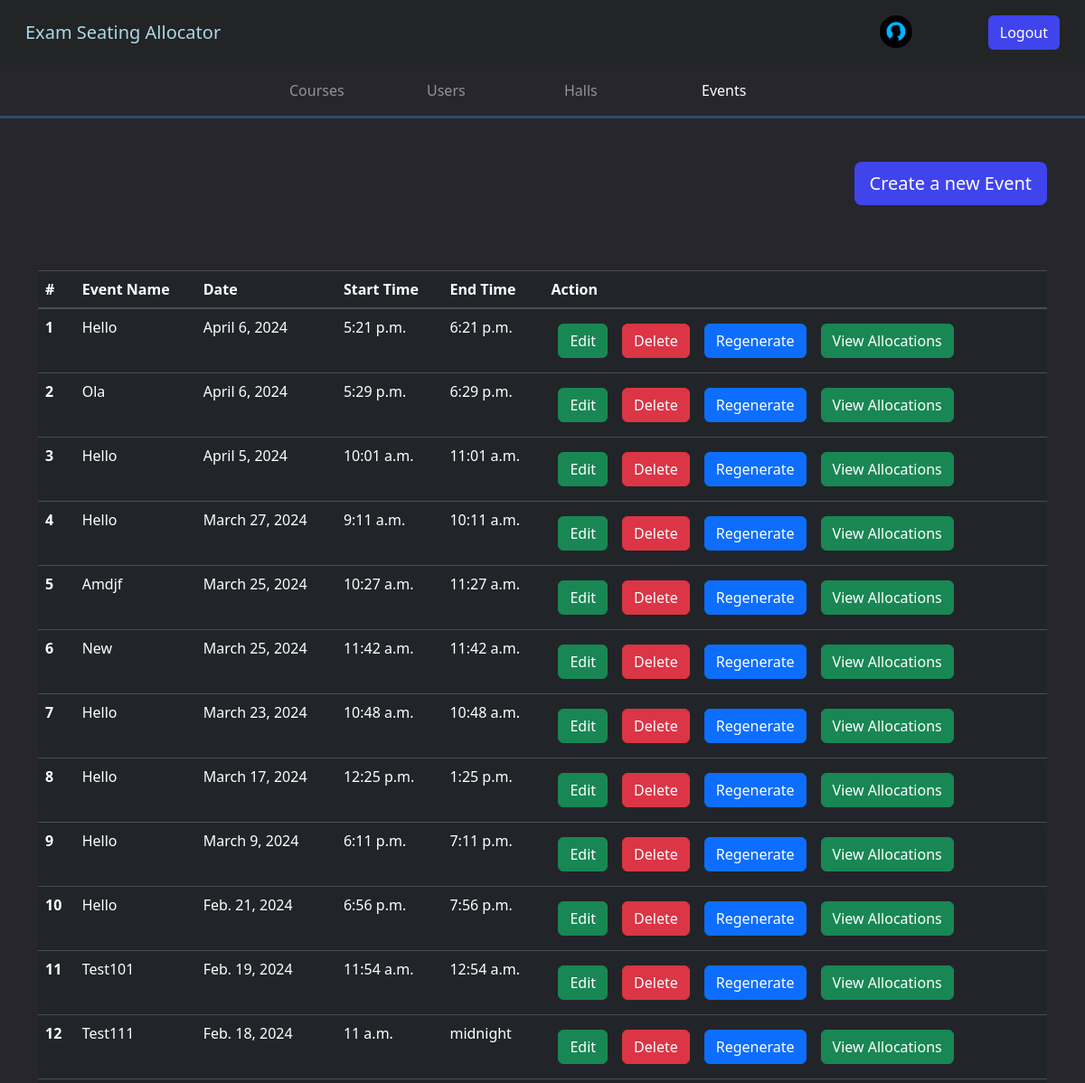
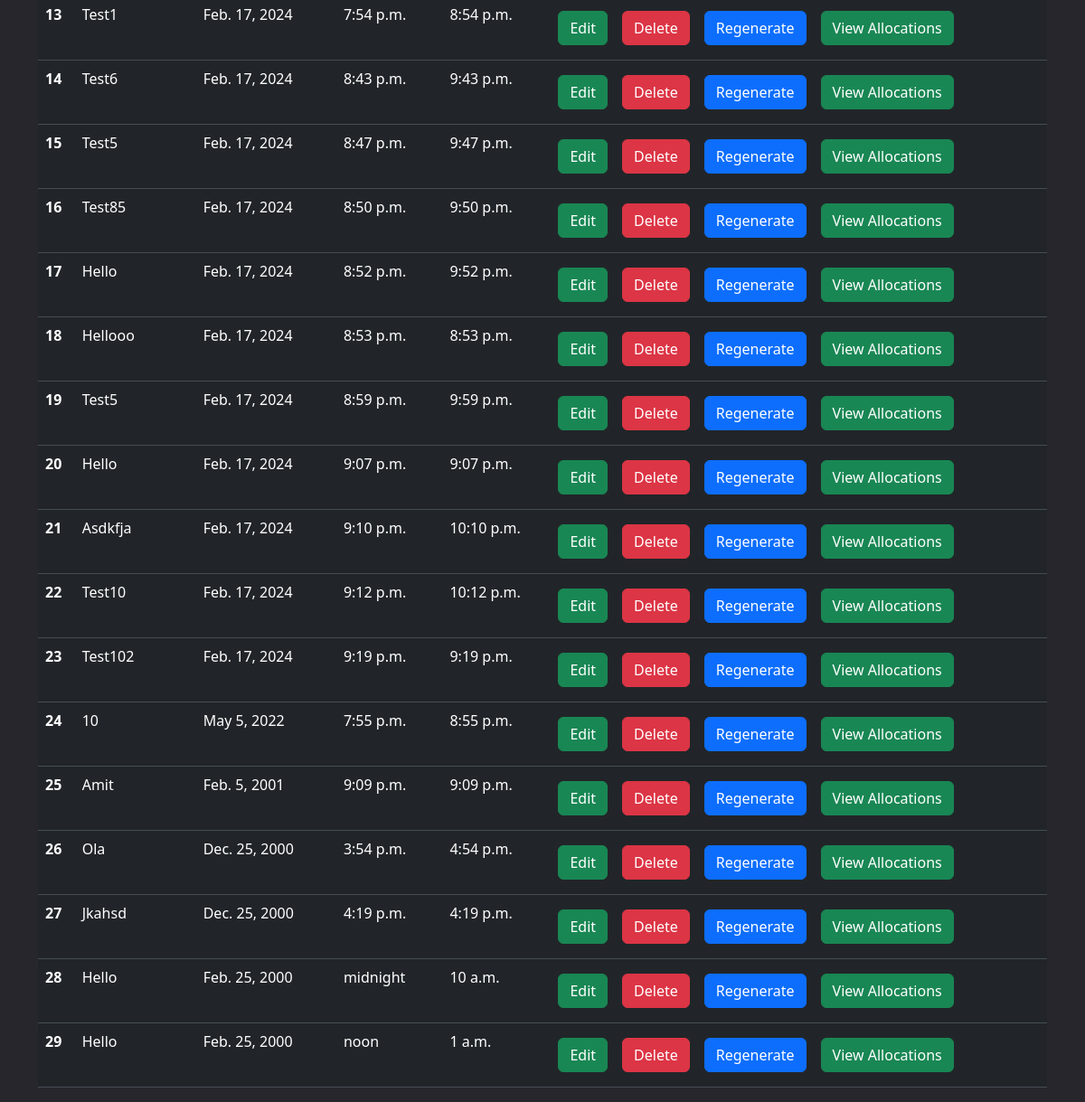
The page /admin_events_view/ (signed in) on the database as committed earlier (2 pictures, top to bottom).
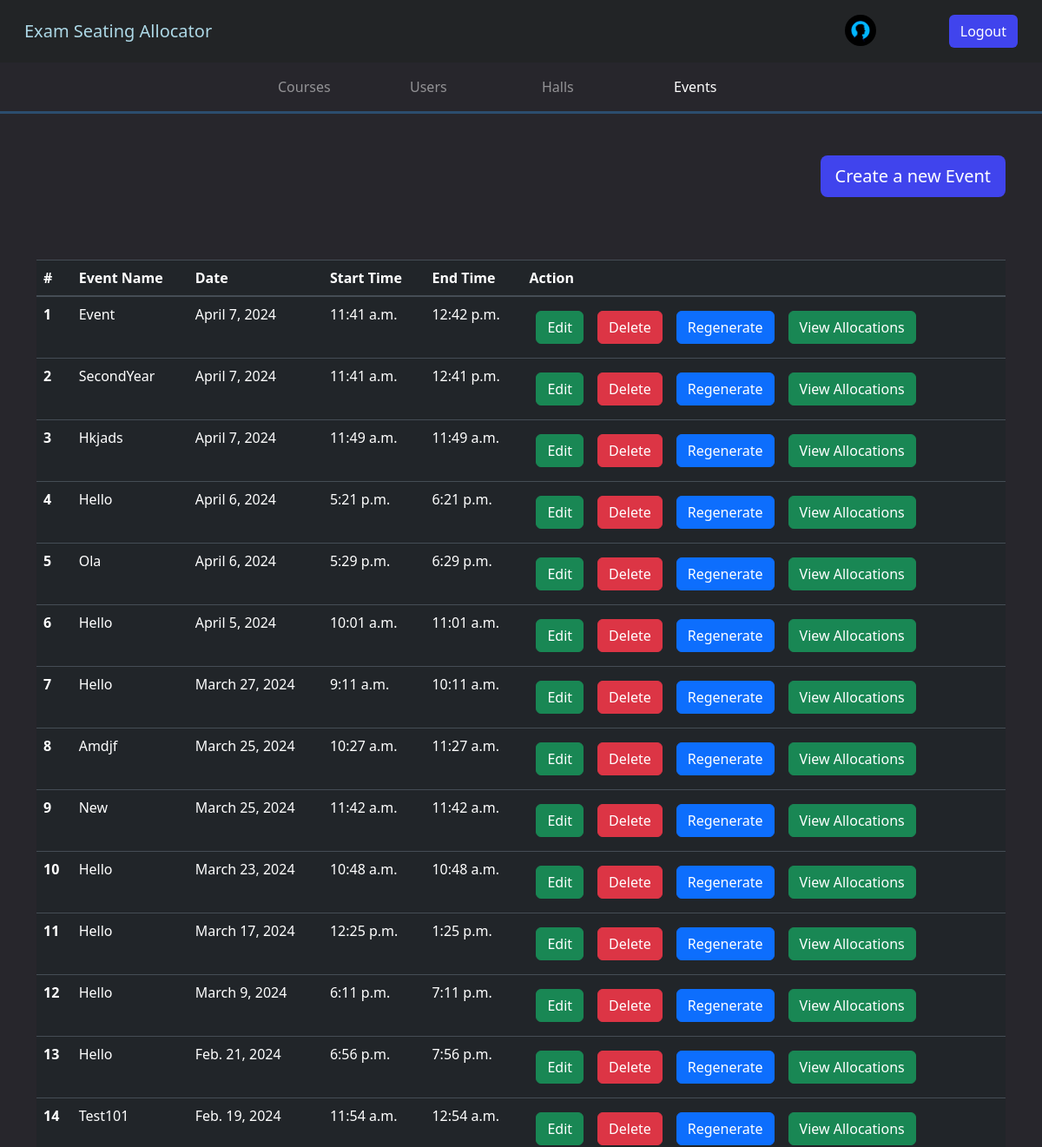
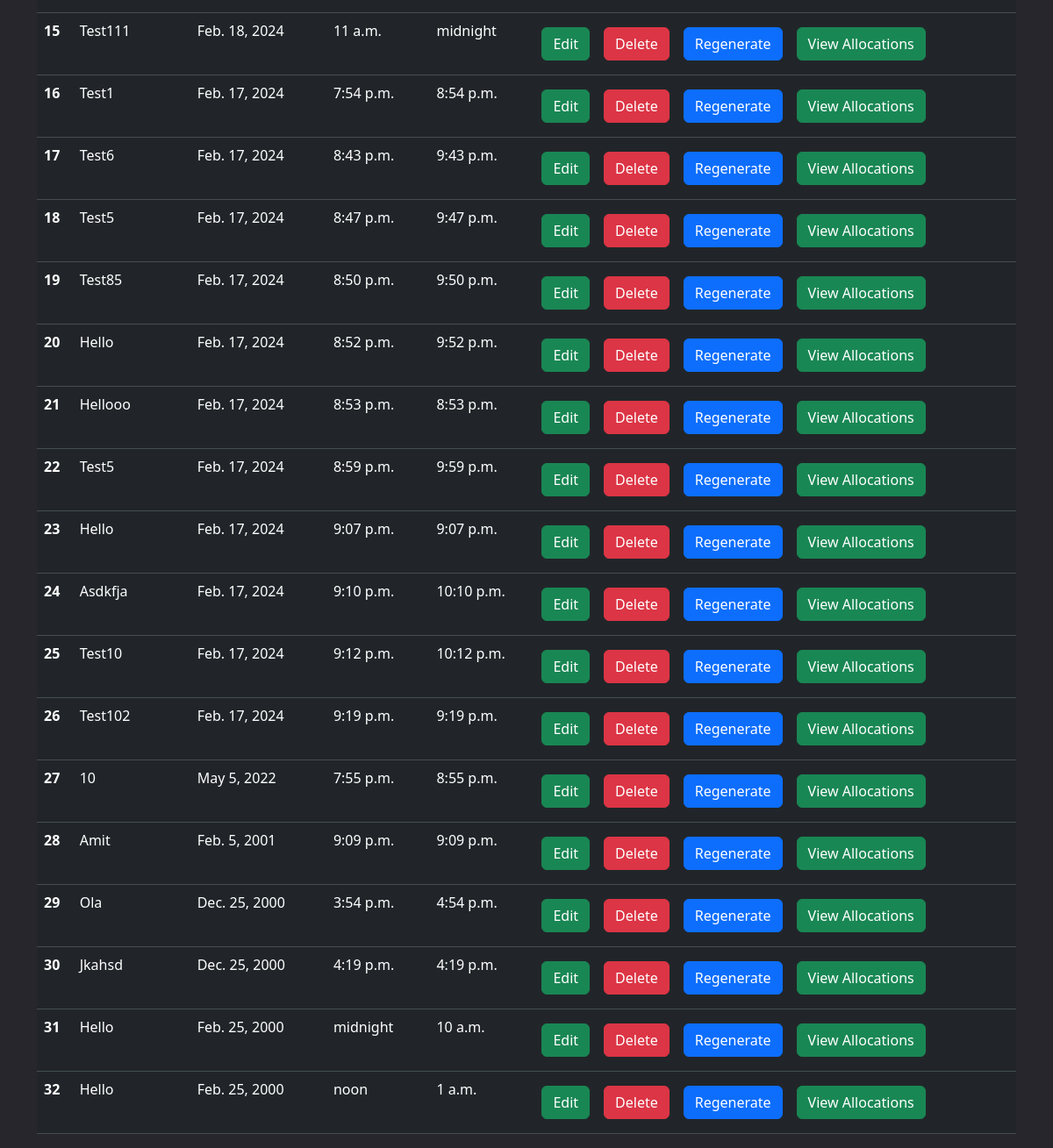
The same page on the database as committed later (2 pictures, top to bottom).
### api/models.py (models this page shows)
class User(AbstractUser):
    user_type = models.CharField(max_length=20, choices=USER_TYPES)
    user_image = models.ImageField(
        upload_to="Users",
    )
    groups = models.ManyToManyField(Group, related_name="api_users")
    user_permissions = models.ManyToManyField(Permission, related_name="api_users")

class Event(models.Model):
    name = models.CharField(max_length=100, blank=True)
    date = models.DateField()
    start_time = models.TimeField()
    end_time = models.TimeField()

### api/views.py (the view)
# urls.py: path("admin_events_view/", admin_events_view, name="admin_events_view"),
@user_passes_test(is_admin, login_url="login_page")
def admin_events_view(request):
    events = Event.objects.all().order_by("-date")
    context = {"homeurl": "admin_home", "page_url": "event", "events": events}
    return render(request, "viewEvents.html", context)

### api/views.py (called while the page is built)
def is_admin(user):
    return user.groups.filter(name="RTEs").exists()

### api/templates/viewEvents.html
{% extends "base.html" %} {% block start %} {% csrf_token %}
<div class="container mt-5">
  {% if not user.user_type == "teacher" %}
  <div class="d-flex justify-content-end">
    <a class="btn register-button btn-lg" href="/create_new_event/">Create a new Event</a>
  </div>
  <br>
  {% endif %}
  <table class="table mt-5 table-dark">
    <thead>
      <tr>
        <th scope="col">#</th>
        <th scope="col">Event Name</th>
        <th scope="col">Date</th>
        <th scope="col">Start Time</th>
        <th scope="col">End Time</th>
        <th scope="col">Action</th>
      </tr>
    </thead>
    <tbody>
      {% for event in events %}
      <tr>
        <th scope="row">{{ forloop.counter }}</th>
        <td>{{ event.name|capfirst }}</td>
        <td>{{ event.date }}</td>
        <td>{{ event.start_time }}</td>
        <td>{{ event.end_time }}</td>
        <td>
          {% if not user.user_type == "teacher" %}
          <a href="/edit_event/{{ event.id }}" class="btn btn-success m-2">Edit</button>
          <a href="/delete_event/{{ event.id }}" class="btn btn-danger m-2" onclick="return confirm('Are you sure you want to delete this event?');">Delete</button>
          <a href="/regenerate_allocations/{{ event.id }}" class="btn btn-primary m-2" onclick="return confirm('Are you sure you want to regenerate allocations for this event?');">Regenerate</button>
          {% endif %}
          <a href="/view_seat_allocations{% if user.user_type == "teacher" %}_teacher{% endif %}/{{ event.id }}" class="btn btn-success m-2">View Allocations</button>
        </td>
      </tr>
      {% endfor %}
    </tbody>
  </table>
</div>
{% endblock %}

### api/templates/base.html (shortened to what this page needs)
<!DOCTYPE html>
<html>
  <head>
    {% load static %}
    <link
      rel="stylesheet"
      type="text/css"
      href="{% static 'myapp/Styles/base' %}.css"
    />
    <link rel="stylesheet" href="https://maxcdn.bootstrapcdn.com/bootstrap/4.5.2/css/bootstrap.min.css">
    <link
      href="https://cdn.jsdelivr.net/npm/bootstrap@5.3.1/dist/css/bootstrap.min.css"
      rel="stylesheet"
    />
  </head>
  <body style="background-color:#27262C;">
    <nav class="navbar dark p-3 " style="background:#222426">
      <div class="container-fluid">
        <a href="{% if homeurl == "login_page" %} /
        {%else%}
        /{{homeurl}}/
        {%endif%}" class="navbar-brand" style="color:lightblue">Exam Seating Allocator</a>
        <form class="d-flex" role="search">
          {%if request.user.is_authenticated%}
              <a class="nav-link" href="/{{homeurl}}/" >
                  <img src="/media/{{user.user_image}}" alt="Profile Picture" class = "navProfile" >
              </a>
          <a href="/logout/" class="btn" style="background:#4044ED; color:white;" type="submit">Logout</a>
          {%endif%}
        </form>
      </div>
    </nav>
    {% if homeurl == "admin_home" %}
    <nav class="navbar navbar-expand-md navbar-dark" style="border-style: none none solid none; border-color: #2C4D6F;">
        <div class="container">
          <div class="collapse navbar-collapse" id="navbarNavDropdown">
            <ul class="navbar-nav mx-auto">
              <li class="nav-item">
                <a class="nav-link mx-3 {%if page_url%}{%if page_url == "course"%}active{%endif%}{%endif%}" aria-current="page" href="/view_courses/">Courses</a>
              </li>
              <li class="nav-item">
                <a class="nav-link mx-3 {%if page_url%}{%if page_url == "user"%}active{%endif%}{%endif%}" href="/view_users/">Users</a>
              </li>
              <li class="nav-item">
                <a class="nav-link mx-3 {%if page_url%}{%if page_url == "hall"%}active{%endif%}{%endif%}" href="/view_halls/">Halls</a>
              </li>
              <li class="nav-item">
                <a class="nav-link mx-3 {%if page_url%}{%if page_url == "event"%}active{%endif%}{%endif%}" href="/admin_events_view/">Events</a>
              </li>
            </ul>
          </div>
        </div>
      </nav>
      {%endif%}
    {% block start %} {% endblock %}
  </body>
</html>

### static/myapp/Styles/base.css (style rules this page uses)
.navProfile { width: 36px; height: 36px; object-fit: cover; border-radius: 50%; margin-right: 20px; }
@media screen and (min-width: 777px) { .nav-link { padding: 18px 0; min-width: 120px; } }
@media screen and (min-width: 777px) { .navbar { padding: 0; } }

### api/templates/base.html (style rules this page uses)
.register-button { background: #4044ed; color:white; }

Rows that differ between the two databases and show on the page:
added Event: name "Event", date "April 7, 2024", start_time "11:41 a.m.", end_time "12:42 p.m."
added Event: name "SecondYear", date "April 7, 2024", start_time "11:41 a.m.", end_time "12:41 p.m."
added Event: name "Hkjads", date "April 7, 2024", start_time "11:49 a.m.", end_time "11:49 a.m."
